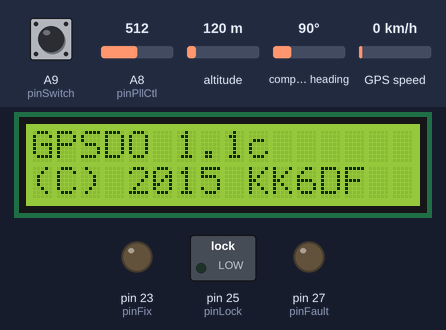
A sketch run on a simulated Arduino Mega 2560, built with avr-gcc and run on an emulated ATmega2560. On the bench: 16×2 character LCD, switched loads named in the sketch (green lamp = pin HIGH), output pins drawn as LEDs (lit = HIGH). Inputs (shaded band) come from the test bench; at power-on: A9 (pinSwitch) LOW, altitude 120 m, A8 (pinPllCtl) = 512, compass heading 90°, GPS speed 0 km/h. The GPS gets a fix after 3 s at 37.7749, -122.4194 with 8 satellites; what the sketch prints to the serial monitor is not drawn.

Above: at 2.9 s.
At 18.5 s:
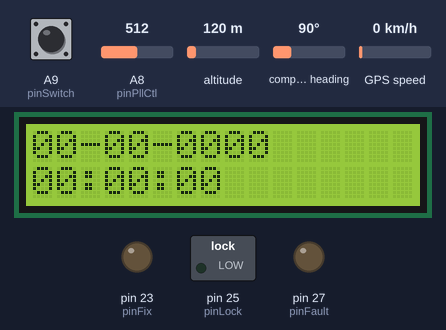
18.6 s: A9 (pinSwitch) pulled HIGH for 0.15 s
At 19.7 s:
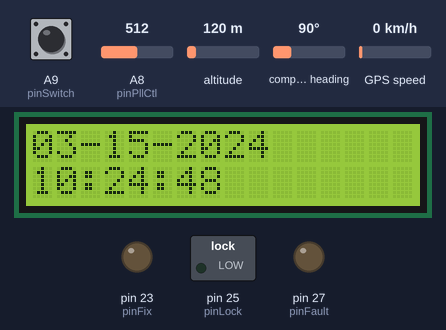
21.5 s: A9 (pinSwitch) pulled HIGH for 0.15 s
At 22.3 s:
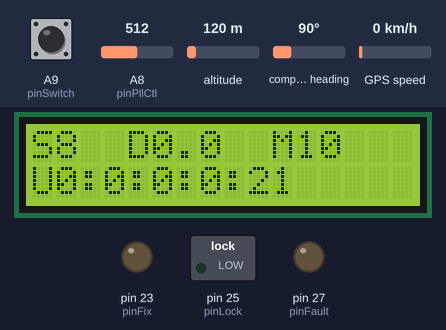
25.4 s: altitude set to 20 m
29.1 s: A8 (pinPllCtl) set to 716
At 30.5 s:
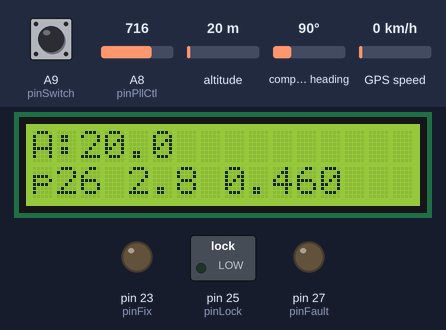
Timing chart, 0 to 63.5 s (numbered marks = the images above; inputs shaded):
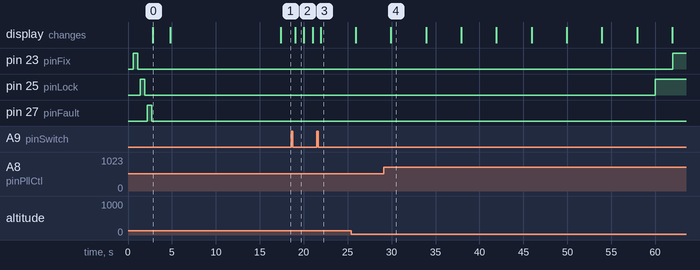

Measured:
- after the input at 18.6 s, the display: changes after 0.43 s (image 2)
- after the input at 21.5 s, the display: changes after 0.43 s (image 3)
- what the display in image 0 shows lasts 2.0 s, from 2.8 s to 4.8 s

The sketch:

gpsdo.ino
```cpp
#include <stdlib.h>
#include <stdio.h>
#include <Wire.h>
#include <LiquidCrystal_I2C.h>
#include "TinyGPSplus.h"
#include <Time.h>
#include "ClickButton.h"
#include "Statistic.h"


#define SWVER "1.1c"

TinyGPSPlus gps ;
// get the DOP measurements
TinyGPSCustom gpspdop(gps, "GPGSA", 15);
TinyGPSCustom gpshdop(gps, "GPGSA", 16);
TinyGPSCustom gpsvdop(gps, "GPGSA", 17);


uint32_t recvmsgcnt = 0 ;
uint32_t last_recvmsgcnt = 0 ;
uint32_t lastErrorCheck = 0;
bool guardtime = true ;


// get std deviaiton for the control voltage
// and use it to determine whether the oscillator has locked.
// look for std dev has reduced to less than 0.02 volts.
// sample is set to 10 seconds (100 ms * 100 samples)
Statistic pllctl ;
unsigned long pllctl_update = 0 ;
// ms between measurements
const int PLLCTL_INTERVAL = 100;
// number of counts to use ( INTERVAL * COUNT = sample period )
const long PLLCTL_COUNT = 100;
// stdev levelf for PLL control voltage , 5 = 0.0244 volts
const double PLLCTL_STDEV_LEVEL = 5.0;

// set gps fix
#define pinFix 23
// set pll has locked
#define pinLock 25
// show gps fault
#define pinFault 27
// sample output of phase detector (for pll control voltage)
#define pinPllCtl A8
// input for the pin
#define pinSwitch A9


LiquidCrystal_I2C lcd(0x27, 16, 2) ;

ClickButton mbutton(pinSwitch, HIGH);


struct GPSstate {
  unsigned long msgtimer; //
  char msg[21] ; // status message
  char ctime[9] ; // 00:00:00
  char cdate[11] ; // 00-00-0000
  uint32_t satusing ;
  double pdop;
  double hdop;
  double vdop;
  bool fixed ; // is gps fixed or not?
  double lat;
  double lon;
  double altitudem;
  uint32_t last_charsProcessed;
  uint32_t last_failedChecksum;
  uint32_t last_sentencesWithFix;

}  gps1 ;


void gps_init() {
  strcpy(gps1.msg, "");
  strcpy(gps1.ctime, "00:00:00") ;
  strcpy(gps1.cdate, "00-00-0000") ;
  gps1.satusing = 0L ;
  gps1.fixed = false ;
  gps1.msgtimer = 0 ;
  gps1.pdop = 0.0;
  gps1.hdop = 0.0;
  gps1.vdop = 0.0;
  gps1.lat = 0.0;
  gps1.lon = 0.0;
  gps1.altitudem = 0.0;
  gps1.last_charsProcessed = 0;
  gps1.last_failedChecksum = 0;
  gps1.last_sentencesWithFix = 0;
}


void lcd_init() {
  lcd.begin() ;
  lcd.backlight() ;
  lcd.home();
  lcd.print(F("GPSDO "));
  lcd.print(SWVER);
  lcd.setCursor(0, 1);
  lcd.print(F("(C) 2015 KK6DF"));
  delay(2000) ;
  lcd.clear();
  lcd.home();
  lcd.print(F("Initializing"));
  lcd.setCursor(0, 1) ;
  lcd.print(F("GPS......"));
}

int LCDUPDATE = 4000 ;
const int SCREENS = 4 ;
bool lockscreen = false ;
unsigned long lastupdate = 0 ;
int ButtonClicks = 0 ;


void lcd_main(bool forceupdate) {
  unsigned long current;
  static int screennum = -1 ;

  current = millis() ;

  if ( ( ( current - lastupdate ) < LCDUPDATE ) || forceupdate ) {
    return ;
  }

  if ( !lockscreen && ++screennum >= SCREENS ) screennum = 0 ;

  switch (screennum) {
    case 0:
      lcd.clear() ;
      lcd.home() ;
      lcd.print(gps1.cdate);
      lcd.print(" ") ;
      if (gps1.fixed)  {
        lcd.print("*") ;
        digitalWrite(pinFix, HIGH);
      } else {
        digitalWrite(pinFix, LOW);
      }
      lcd.setCursor(0, 1) ;
      lcd.print(gps1.ctime);
      break;
    case 1:
      lcd.clear() ;
      lcd.home() ;
      lcd.print("S");
      lcd.print(gps1.satusing);
      lcd.print("  ");
      lcd.print("D");
      lcd.print(gps1.pdop, 1);
      lcd.print("  ");
      lcd.print("M");
      recvmsgcnt = gps.passedChecksum() - last_recvmsgcnt ;
      last_recvmsgcnt = gps.passedChecksum() ;
      lcd.print(recvmsgcnt);
      lcd.setCursor(0, 1) ;
      lcd.print("U");
      lcd.print(month(now()) - 1);
      lcd.print(":");
      lcd.print(day(now()) - 1);
      lcd.print(":");
      lcd.print(hour(now()));
      lcd.print(":");
      lcd.print(minute(now()));
      lcd.print(":");
      lcd.print(second(now()));
      break;
    case 2:
      lcd.clear() ;
      lcd.home() ;
      lcd.print("Lat:") ;
      lcd.print(gps1.lat, 6);
      lcd.setCursor(0, 1) ;
      lcd.print("Long:");
      lcd.print(gps1.lon, 6);
      break;
    case 3:
      lcd.clear() ;
      lcd.home() ;
      lcd.print("A:");
      lcd.print(gps1.altitudem, 1);
      lcd.setCursor(0, 1) ;
      lcd.print("p");
      lcd.print(pllctl.count()) ;
      double pca = pllctl.average() * (5.0 / 1023.0) ;
      lcd.print(" ");
      lcd.print(pca, 1) ;
      lcd.print(" ");
      double pcs = pllctl.pop_stdev() * (5.0 / 1023.0) ;
      lcd.print(pcs, 3) ;
      break;
  }


  lastupdate = current ;

}

// @@Wb - swtich to zodiac
//
#define LSWZOD 8
byte switchzodiac[LSWZOD] = {
  0x40, 0x40,
  0x57, 0x62,
  0x01, 0x34,
  0x0d, 0x0a
} ;


// switch to NMEA mode
#define LSWNM  18
byte switchnmea[LSWNM] = {
  0xff, 0x81,
  0x33, 0x05,
  0x3, 0x0,
  0x0, 0x7,
  0xcb, 0x71,
  0x0, 0x0,
  0x0, 0x0,
  0x1, 0x0,
  0xff, 0xff
};


//  measurement time mark
//
#define LMTM  18
byte measuretimemark[LMTM] = {
  0xff, 0x81,
  0x4e, 0x4,
  0x3, 0x0,
  0x0, 0x67,
  0xB0, 0x12,
  0x0, 0x0,
  0x1, 0x0,
  0x0, 0x0,
  0xff, 0xff
};

#define LVSAT  18
byte visiblesats[LVSAT] = {
  0xff, 0x81,
  0xeb, 0x3,
  0x3, 0x0,
  0x0, 0x67,
  0x13, 0x13,
  0x0, 0x0,
  0x1, 0x0,
  0x0, 0x0,
  0xff, 0xff
};

#define LUSET 18
byte usersettings[LUSET] = {
  0xff, 0x81,
  0xf4, 0x3,
  0x3, 0x0,
  0x0, 0x67,
  0x0a, 0x13,
  0x0, 0x0,
  0x1, 0x0,
  0x0, 0x0,
  0xff, 0xff
};

#define NSENDZDA 24

char n_sendzda[NSENDZDA + 1] = {
  '$', 'P', 'R', 'W', 'I', 'I', 'L', 'O', 'G', ',',
  'Z', 'D', 'A', ',',
  'A', ',',
  'T', ',',
  '1', '0', ',',
  '0',
  0xd, 0xa, 0x0
};
#define NSENDGSV 20

char n_sendgsv[NSENDGSV + 1] = {
  '$', 'P', 'R', 'W', 'I', 'I', 'L', 'O', 'G', ',',
  'G', 'S', 'V', ',',
  'V', ',',
  ',',
  ',',
  0xd, 0xa, 0x0
};

#define LRSETGPS 26

char resetgps[LRSETGPS + 1] = {
  '$', 'P', 'R', 'W', 'I', 'I', 'N', 'I', 'T', ',',
  'A', ',',
  ',', ',', ',', ',', ',', ',', ',', ',', ',', ',', ',', ',',
  0xd, 0xa, 0x0
};

void sendmsg(byte msg[], int len) {
  for (int i = 0; i < len; i++ ) {
    Serial1.write(msg[i]);
  }
}


bool debug = true ;

void logger(char* tag, char* logmsg) {

  if ( !debug ) return ;
  char outbuf[120] ;
  sprintf(outbuf, "%04d%02d%02d%02d%02d%02d,%s,%s\n",
          year(), month(), day(), hour(), minute(), second(),
          tag, logmsg);
  Serial.print(outbuf);
}


#define SDELAY 1500
void setup_gps() {
  gps_init() ;

  logger("boot", "setting up gps");

  delay(SDELAY + 5000);
  logger("boot", "1 sending switch to zodiac");
  sendmsg(switchzodiac, LSWZOD);

  /*  not valid to use
  delay(SDELAY);
  logger("boot", "2 sending adjust measure time mark");
  sendmsg(measuretimemark, LMTM);

    not valid
  delay(SDELAY);
  logger("boot", "3 sending  adjust visible sats");
  sendmsg(visiblesats, LVSAT);


  don't need these
  delay(SDELAY);
  logger("boot", "5 send date/time zda messages");
  sendmsg((byte *) n_sendzda, NSENDZDA);

  user setting are ok, so don't use
  delay(SDELAY);
  logger("boot", "4 sending  adjust user settings");
  sendmsg(usersettings, LUSET);
  */

  delay(SDELAY);
  logger("boot", "2 sending switch to nmea");
  sendmsg(switchnmea, LSWNM);
  /*
   removing this , it caused the GPS to be reset and lose NMEA messages - bad juju
  delay(SDELAY);
  logger("boot", "3 resetting GPS");
  sendmsg((byte *) resetgps, LRSETGPS);
  */

  delay(SDELAY);
  logger("boot", "3 turn off gpgsv messages");
  sendmsg((byte *) n_sendgsv, NSENDGSV);

}


void setup() {


  delay(500) ;
  Serial.begin(9600);
  Serial1.begin(9600);

  logger("boot", "GPSDO start");
  logger("boot", SWVER);
  logger("boot", "Copyright 2015");
  logger("boot", "by David Fannin KK6DF");
  logger("boot", "initializing");


  pinMode(pinFix, OUTPUT);
  pinMode(pinLock, OUTPUT);
  pinMode(pinFault, OUTPUT);

  mbutton.debounceTime = 50;

  pinMode(pinPllCtl, INPUT);

  pllctl.clear() ;

  digitalWrite(pinFix, HIGH);
  delay(500);
  digitalWrite(pinFix, LOW);
  delay(300);
  digitalWrite(pinLock, HIGH);
  delay(500);
  digitalWrite(pinLock, LOW);
  delay(300);
  digitalWrite(pinFault, HIGH);
  delay(500);
  digitalWrite(pinFault, LOW);
  lcd_init() ;
  delay(3000) ;
  setup_gps() ;
}

char inChar ;

void loop() {

  mbutton.Update();
  if ( Serial1.available() > 0 ) {
    inChar = Serial1.read() ;

    if ( gps.encode(inChar)) {


      if (gps.location.isUpdated()) {
        gps1.lat = gps.location.lat();
        gps1.lon = gps.location.lng();
      }

      if (gps.date.isUpdated()) {
        sprintf(gps1.cdate, "%02d-%02d-%04d", gps.date.month(), gps.date.day(), gps.date.year()) ;
      }

      if (gps.time.isUpdated()) {
        sprintf(gps1.ctime, "%02d:%02d:%02d", gps.time.hour(), gps.time.minute(), gps.time.second()) ;
      }

      if (gps.satellites.isUpdated()) {
        gps1.satusing = gps.satellites.value();
      }
      if (gpshdop.isUpdated()) {
        gps1.hdop = atof(gpshdop.value());
      }

      if (gpspdop.isUpdated()) {
        gps1.pdop = atof(gpspdop.value()) ;
      }

      if (gpsvdop.isUpdated()) {
        gps1.vdop = atof(gpsvdop.value()) ;
      }

      if (gps.altitude.isUpdated()) {
        gps1.altitudem = gps.altitude.meters() ;
      }
    }
  }


  // start check state
  //
  if ( guardtime && ( millis() > 60000 )) {
    guardtime = false ;
    gps1.last_sentencesWithFix = gps.sentencesWithFix();
    gps1.last_charsProcessed = gps.charsProcessed();
    gps1.last_failedChecksum = gps.failedChecksum();
  }

  // only check after guard timing
  if ( ! guardtime  && (millis() - lastErrorCheck) > 2000 ) {

    lastErrorCheck = millis() ;

    // check if has a gps fix and set the led
    if (gps.sentencesWithFix() > gps1.last_sentencesWithFix ) {
      gps1.last_sentencesWithFix = gps.sentencesWithFix() ;
      digitalWrite(pinFix, HIGH);
      if ( gps1.fixed == false ) {
        logger("log", "fix change true");
      }
      gps1.fixed = true;
    } else {
      if (gps1.fixed == true) {
        logger("log", "fix change false");
      }
      gps1.fixed = false;

      digitalWrite(pinFix, LOW);
    }


    // check if a fault exists
    // fault = no chars processed or checksum failed
    // during the previous intervals

    bool faultstate = false ;

    if (gps.charsProcessed() > gps1.last_charsProcessed ) {
      gps1.last_charsProcessed = gps.charsProcessed() ;
    } else {
      faultstate = true;
      gps1.last_charsProcessed = gps.charsProcessed() ;
      logger("log", "fault char proc");
    }

    if (gps.failedChecksum() > gps1.last_failedChecksum ) {
      gps1.last_failedChecksum = gps.failedChecksum() ;

      faultstate = true;
      logger("log", "fault failed checksum");
    }

    if (gps.time.age() > 5000 ) {
      faultstate = true;
      logger("log", "time failed age check");
    }

    if ( faultstate == true ) {
      digitalWrite(pinFault, HIGH);
    } else {
      digitalWrite(pinFault, LOW);
    }

    if ( pllctl.pop_stdev() < PLLCTL_STDEV_LEVEL ) {
      digitalWrite(pinLock, HIGH);
    } else {
      digitalWrite(pinLock, LOW);
    }
  }
  // end check state
  //

  // reading the pll lock pin every PLLCTL_INTERVAL ms, and
  // keep for xx secs (PLLCTL_INTERVAL  ms * PLLCTL_COUNT )
  // display statistics in the LCD
  if ( (millis() - pllctl_update ) >= PLLCTL_INTERVAL ) {
    int pc = analogRead(pinPllCtl) ;
    if ( pllctl.count() > PLLCTL_COUNT ) {
      double pctmp = pllctl.average();
      pllctl.clear() ;
      pllctl.add(pctmp);
    }
    pllctl.add( (double) pc);
    pllctl_update = millis() ;
  }

  if ( mbutton.clicks > 0 ) {
    ButtonClicks = 1;
  }

  if (ButtonClicks == 1 ) {
    lastupdate = 0 ;
    ButtonClicks = 0 ;
    if ( lockscreen ) {
      lockscreen = false ;
      LCDUPDATE = 4000 ;
      Serial.println("lock true to false");

    } else {
      lockscreen = true ;
      LCDUPDATE = 1000 ;
      Serial.println("lock false to true");
    }
  }


  lcd_main(false) ;
}
```
